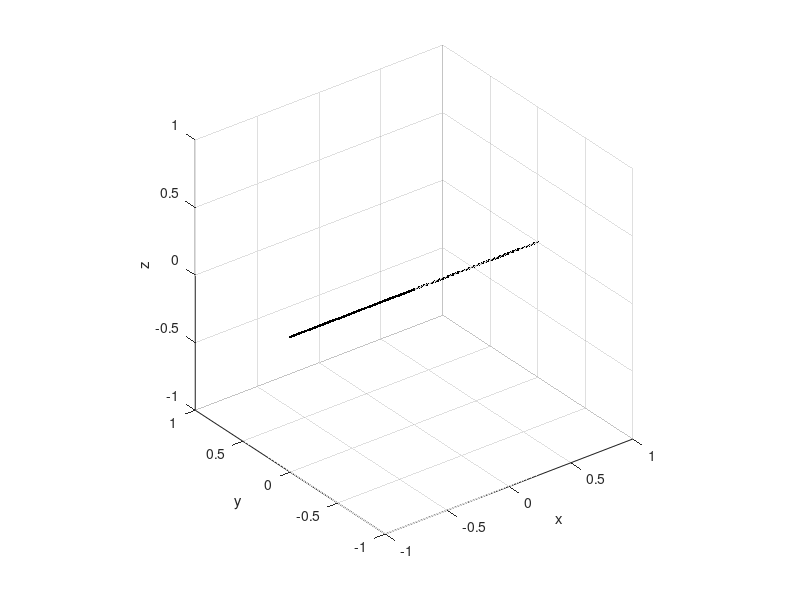

Source code (MATLAB):
clear
close all
clc
restoredefaultpath
%%
Lumped=[];Lumped.node_start=[];Lumped.node_end=[];Lumped.R=[];Lumped.L=[];Lumped.Cinv=[];Lumped.value=[];
Current_Source=[];Current_Source.node=[];Current_Source.value=[];
%% BEGIN USER SETTINGS
% generate below variable NN (3,nNodes) which contains the coordinate of the stick mesh
long=1; % length of the two_wire_line [m]
dist=2e-3; % distance between the two lines [m]
nsp=100; % number of points
NN1=zeros(3,nsp);
NN1(1,:)=linspace(1e-3,long,nsp);
NN1(3,:)=0;
NN2=zeros(3,nsp);
NN2(1,:)=linspace(-1e-3,-long,nsp);
NN2(3,:)=0;
NN=[NN1,NN2];
% generate below variable GG (2,nSticks) which is the edges-nodes incidence matrix
G=[1:nsp-1;2:nsp];
G=[G,G+nsp];
% generate Lumped element (R, L, C, or voltage source elements)
Lumped(1).node_start=-1; % node1 of the lumped branch (if positive it is a mesh node, if negative is an appended node)
Lumped(1).node_end=1;  % node2 of the lumped branch (if positive it is a mesh node, if negative is an appended node)
Lumped(1).R=0; % lumped resitance of the lumped branch
Lumped(1).L=0; % lumped inductance of the lumped branch
Lumped(1).Cinv=0; % lumped "inverse of  the capacitance" of the lumped branch
Lumped(1).value=0.5; % voltage source value 
Lumped(2).node_start=-1;
Lumped(2).node_end=nsp+1;
Lumped(2).R=0;
Lumped(2).L=0;
Lumped(2).Cinv=0;
Lumped(2).value=-0.5; % voltage source value 

% generate injected currents
% Current_Source(1).node=1; % node where the current is injected 
% Current_Source(1).value=1; % value of the injected current
% Current_Source(2).node=101;
% Current_Source(2).value=-1;
% END USER SETTINGS
%%
nNodes=size(NN,2);
nSticks=size(G,2);
%%
figure(1)
plot3(0,0,0,'r')
hold on
plot3(0,0,0,'g')
plot3(0,0,0,'b')
axis equal
grid on
view(3)
xlabel('x')
ylabel('y')
zlabel('z')
plot3([NN(1,G(1,:));NN(1,G(2,:))],[NN(2,G(1,:));NN(2,G(2,:))],[NN(3,G(1,:));NN(3,G(2,:))],'.-','color','k')
%% 
save data.mat G NN Lumped Current_Source
%%










